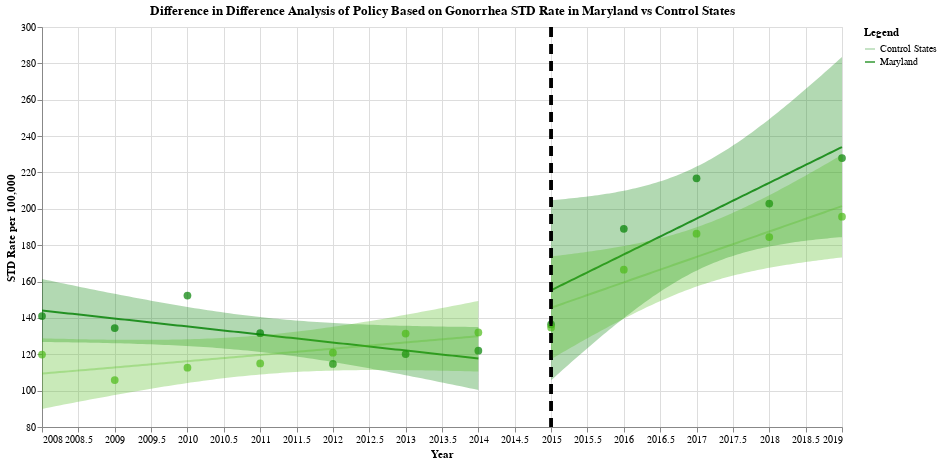

Notebook code cell kept with this figure:
### Code cell
pre_md_gonorrhea = plotting_chart(std_gonorrhea_md[0], "Year", "Rate_per_100000",
                                  "Maryland", 2015, "Green", "STD Rate per 100,000")
post_md_gonorrhea = plotting_chart(
    std_gonorrhea_md[1], "Year", "Rate_per_100000", "Maryland", 2015, "Green", "STD Rate per 100,000")
pre_md_control_gonorrhea = plotting_chart(
    std_gonorrhea_md[2], "Year", "Rate_per_100000", "Control States", 2015, "#4CBB17", "STD Rate per 100,000")
post_md_control_gonorrhea = plotting_chart(
    std_gonorrhea_md[3], "Year", "Rate_per_100000", "Control States", 2015, " #4CBB17", "STD Rate per 100,000")

final_md_gonorrhea = pre_md_gonorrhea + post_md_gonorrhea + \
    pre_md_control_gonorrhea + post_md_control_gonorrhea
final_md_gonorrhea.properties(
    title="Difference in Difference Analysis of Policy Based on Gonorrhea STD Rate in Maryland vs Control States"
)
